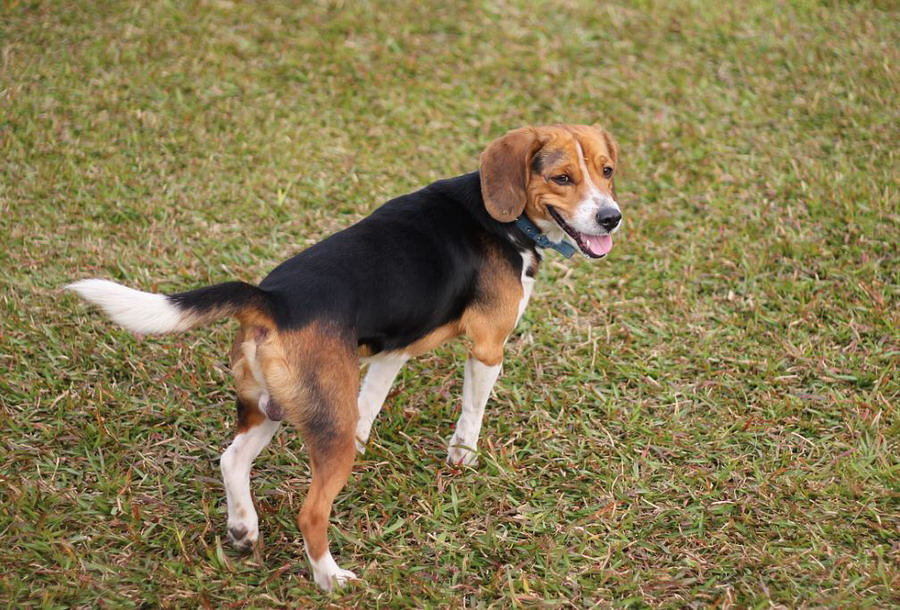
//> input picture samples/cpp/mao/1.jpg, 900 x 610 px
$ ./66_remap2   (built with g++ and OpenCV 4)
//> lines starting //> are read from the running program, lines starting //| are printed output that depends on the picture

#include <stdio.h>


//---------------------------------【頭文件、命名空間包含部分】----------------------------
//		描述：包含程式所使用的頭文件和命名空間
//------------------------------------------------------------------------------------------------
#include "opencv2/highgui/highgui.hpp"
#include "opencv2/imgproc/imgproc.hpp"
#include <iostream>
using namespace cv;
using namespace std;


//-----------------------------------【巨集定義部分】--------------------------------------------
//  描述：定義一些輔助巨集
//------------------------------------------------------------------------------------------------
#define WINDOW_NAME "【程式視窗】"        //為視窗標題定義的巨集


//-----------------------------------【全局變數宣告部分】--------------------------------------
//          描述：全局變數的宣告
//-----------------------------------------------------------------------------------------------
Mat g_srcImage, g_dstImage;
Mat g_map_x, g_map_y;


//-----------------------------------【全局函數宣告部分】--------------------------------------
//          描述：全局函數的宣告
//-----------------------------------------------------------------------------------------------
int update_map( int key);
static void ShowHelpText( );//輸出說明文字

//-----------------------------------【main( )函數】--------------------------------------------
//          描述：控制臺應用程式的入口函數，我們的程式從這里開始執行
//-----------------------------------------------------------------------------------------------
int main( int argc, char** argv )
{
	//改變console字體顏色
	system("color 5F");

	//顯示說明文字
	ShowHelpText();

	//【1】載入原始圖
	g_srcImage = imread( "/home/peter/opencv-2.4.11/samples/cpp/mao/1.jpg", 1 );
//> g_srcImage is the input picture: 610 rows x 900 cols, CV_8UC3; mean B, G, R 80.2, 122.2, 136.2
	if(!g_srcImage.data ) { printf("讀取圖形錯誤，請確定目錄下是否有imread函數指定的圖形存在~！ \n"); return false; }
	imshow("原始圖",g_srcImage);

	//【2】建立和原始圖一樣的效果圖，x重映射圖，y重映射圖
	g_dstImage.create( g_srcImage.size(), g_srcImage.type() );
	g_map_x.create( g_srcImage.size(), CV_32FC1 );
	g_map_y.create( g_srcImage.size(), CV_32FC1 );

	//【3】建立視窗並顯示
	namedWindow( WINDOW_NAME, CV_WINDOW_AUTOSIZE );
	imshow(WINDOW_NAME,g_srcImage);

	//【4】輪詢按鍵，更新map_x和map_y的值，進行重映射操作並顯示效果圖
	while( 1 )
	{
		//取得鍵盤按鍵
		int key = waitKey(0);
//> the key '1' is pressed

		//判斷ESC是否按下，若按下便退出
		if( (key & 255) == 27 )
		{
			cout << "程式退出...........\n";
			break;
		}

		//根據按下的鍵盤按鍵來更新 map_x & map_y的值. 然後使用remap( )進行重映射
		update_map(key);
//> after the loop in update_map, `for( int j = 0; j < g_srcImage.rows;j++)`:
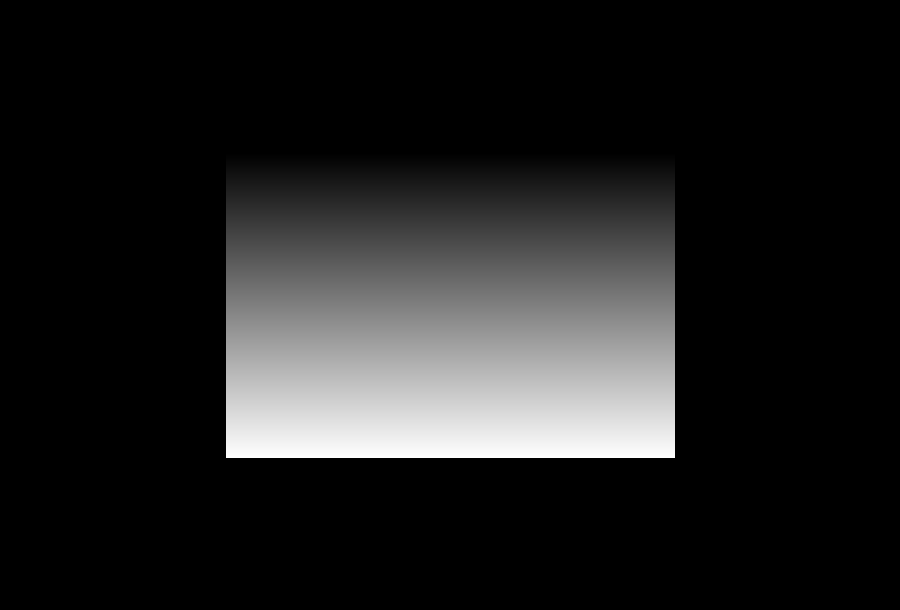
//> g_map_y: 610 rows x 900 cols, CV_32FC1; min 0, max 609.5, mean 76.2; drawn with min black and max white
		remap( g_srcImage, g_dstImage, g_map_x, g_map_y, CV_INTER_LINEAR, BORDER_CONSTANT, Scalar(0,0, 0) );
//> the key '2' is pressed
//> call 2 of update_map, with key = 50
//> after the loop in update_map (call 2), `for( int j = 0; j < g_srcImage.rows;j++)`:
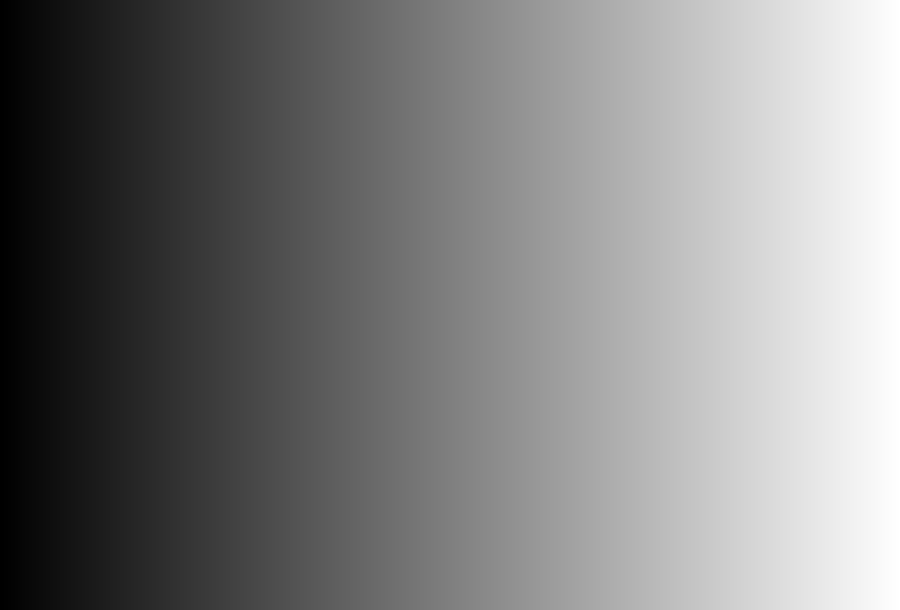
//> g_map_x: 610 rows x 900 cols, CV_32FC1; min 0, max 899, mean 449.5; drawn with min black and max white
//> after the loop in update_map (call 2), `for( int j = 0; j < g_srcImage.rows;j++)`:
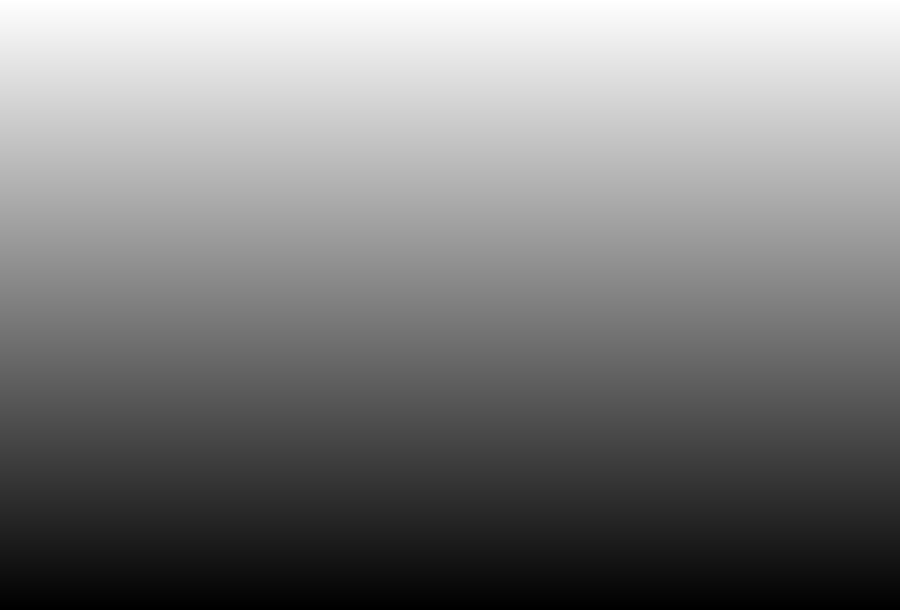
//> g_map_y: 610 rows x 900 cols, CV_32FC1; min 1, max 610, mean 305.5; drawn with min black and max white
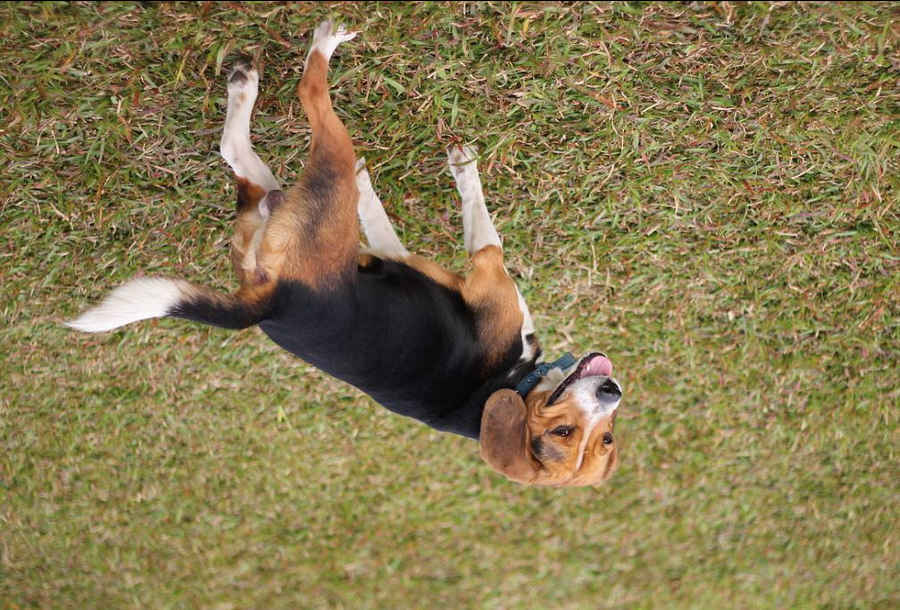
//> g_dstImage: 610 rows x 900 cols, CV_8UC3; mean B, G, R 80.1, 122, 135.9
//> the key '3' is pressed
//> call 3 of update_map, with key = 51
//> after the loop in update_map (call 3), `for( int j = 0; j < g_srcImage.rows;j++)`:
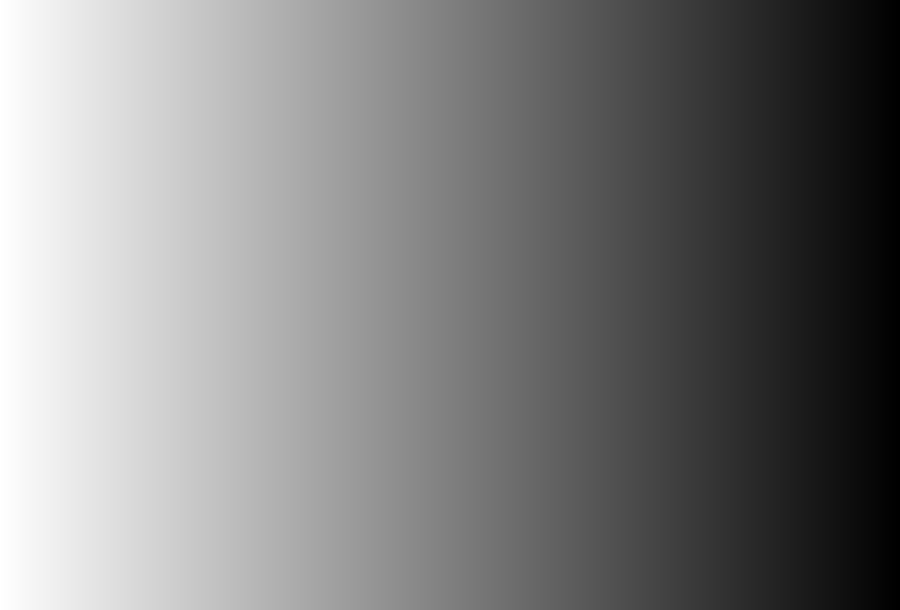
//> g_map_x: 610 rows x 900 cols, CV_32FC1; min 1, max 900, mean 450.5; drawn with min black and max white
//> after the loop in update_map (call 3), `for( int j = 0; j < g_srcImage.rows;j++)`:
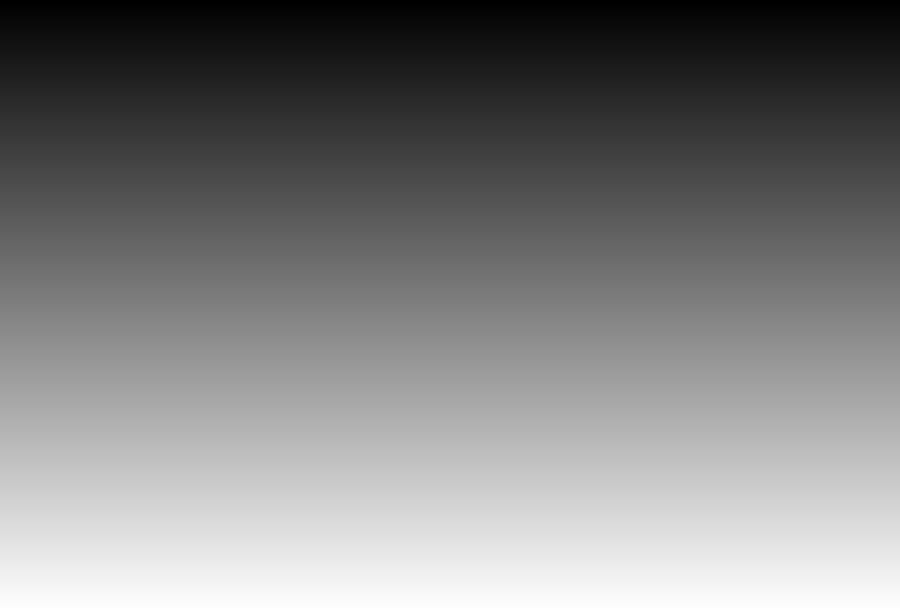
//> g_map_y: 610 rows x 900 cols, CV_32FC1; min 0, max 609, mean 304.5; drawn with min black and max white
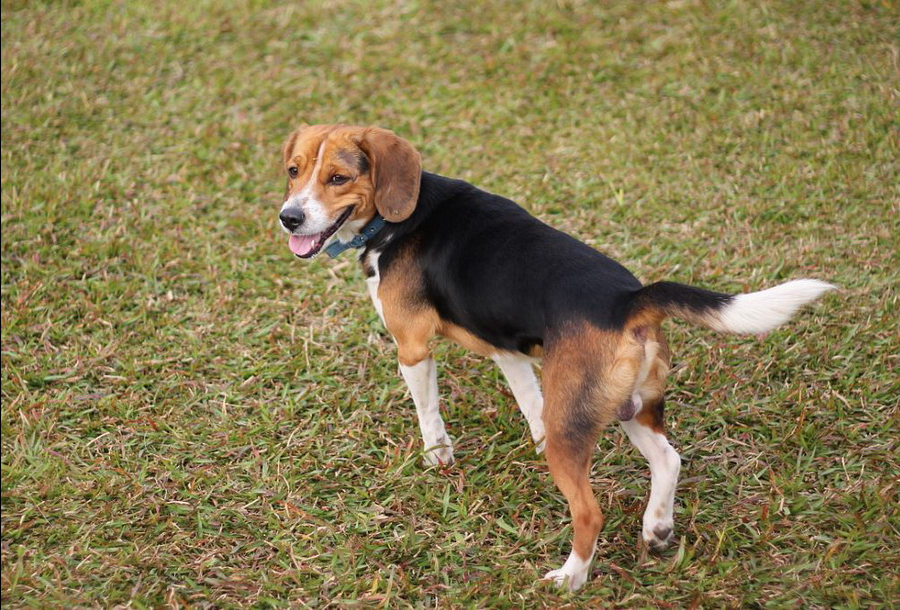
//> g_dstImage: 610 rows x 900 cols, CV_8UC3; mean B, G, R 80.2, 122.1, 136
//> the Esc key is pressed

		//顯示效果圖
		imshow( WINDOW_NAME, g_dstImage );
	}
	return 0;
}

//-----------------------------------【update_map( )函數】--------------------------------
//          描述：根據按鍵來更新map_x與map_x的值
//----------------------------------------------------------------------------------------------
int update_map( int key )
{
	//雙層循環，瀏覽每一個像素點
	for( int j = 0; j < g_srcImage.rows;j++)
	{
		for( int i = 0; i < g_srcImage.cols;i++)
		{
			switch(key)
			{
			case '1': // 鍵盤【1】鍵按下，進行第一種重映射操作
				if( i > g_srcImage.cols*0.25 && i < g_srcImage.cols*0.75 && j > g_srcImage.rows*0.25 && j < g_srcImage.rows*0.75)
				{
					g_map_x.at<float>(j,i) = static_cast<float>(2*( i - g_srcImage.cols*0.25 ) + 0.5);
					g_map_y.at<float>(j,i) = static_cast<float>(2*( j - g_srcImage.rows*0.25 ) + 0.5);
				}
				else
				{
					g_map_x.at<float>(j,i) = 0;
					g_map_y.at<float>(j,i) = 0;
				}
				break;
			case '2':// 鍵盤【2】鍵按下，進行第二種重映射操作
				g_map_x.at<float>(j,i) = static_cast<float>(i);
				g_map_y.at<float>(j,i) = static_cast<float>(g_srcImage.rows - j);
				break;
			case '3':// 鍵盤【3】鍵按下，進行第三種重映射操作
				g_map_x.at<float>(j,i) = static_cast<float>(g_srcImage.cols - i);
				g_map_y.at<float>(j,i) = static_cast<float>(j);
				break;
			case '4':// 鍵盤【4】鍵按下，進行第四種重映射操作
				g_map_x.at<float>(j,i) = static_cast<float>(g_srcImage.cols - i);
				g_map_y.at<float>(j,i) = static_cast<float>(g_srcImage.rows - j);
				break;
			}
		}
	}
	return 1;
}

//-----------------------------------【ShowHelpText( )函數】----------------------------------
//      描述：輸出一些說明訊息
//----------------------------------------------------------------------------------------------
static void ShowHelpText()
{
	//輸出歡迎訊息和OpenCV版本
	printf("\n\n\t\t\t非常感謝購買《OpenCV3程式設計入門》一書！\n");
	printf("\n\n\t\t\t此為本書OpenCV2版的第66個配套範例程式\n");
	printf("\n\n\t\t\t   現在使用的OpenCV版本為：" CV_VERSION );
	printf("\n\n  ----------------------------------------------------------------------------\n");
	//輸出一些說明訊息
	printf("\n\t歡迎來到重映射範例程式~\n\n");
	printf( "\n\t按鍵操作說明: \n\n"
		"\t\t鍵盤按鍵【ESC】- 退出程式\n"
		"\t\t鍵盤按鍵【1】-  第一種映射方式\n"
		"\t\t鍵盤按鍵【2】- 第二種映射方式\n"
		"\t\t鍵盤按鍵【3】- 第三種映射方式\n"
		"\t\t鍵盤按鍵【4】- 第四種映射方式\n" 	 );
}

$ run again, with samples/cpp/mao/2.jpg copied over samples/cpp/mao/1.jpg
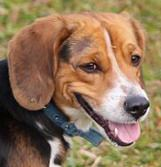
//> input picture samples/cpp/mao/2.jpg, 161 x 167 px
//> g_srcImage is the input picture: 167 rows x 161 cols, CV_8UC3; mean B, G, R 88.8, 116.6, 143.9
//> after the loop in update_map (call 3), `for( int j = 0; j < g_srcImage.rows;j++)`:
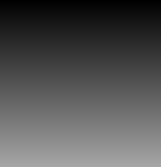
//> g_map_y: 167 rows x 161 cols, CV_32FC1; min 0, max 166, mean 83
//> `remap( g_srcImage, g_dstImage, g_map_x, g_map_y, CV_INTER_LINEAR, BORD..`:
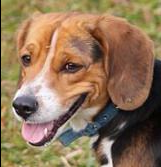
//> g_dstImage: 167 rows x 161 cols, CV_8UC3; mean B, G, R 88.4, 116.1, 143.4
